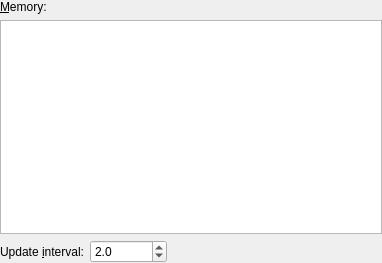
<?xml version="1.0" encoding="UTF-8"?>
<ui version="4.0">
 <class>config</class>
 <widget class="QWidget" name="config">
  <property name="geometry">
   <rect>
    <x>0</x>
    <y>0</y>
    <width>382</width>
    <height>263</height>
   </rect>
  </property>
  <property name="styleSheet">
   <string notr="true"/>
  </property>
  <layout class="QVBoxLayout">
   <property name="margin">
    <number>0</number>
   </property>
   <item>
    <widget class="QLabel" name="label">
     <property name="text">
      <string>&amp;Memory:</string>
     </property>
     <property name="buddy">
      <cstring>treeView</cstring>
     </property>
    </widget>
   </item>
   <item>
    <widget class="QTreeView" name="treeView">
     <property name="rootIsDecorated">
      <bool>false</bool>
     </property>
     <property name="uniformRowHeights">
      <bool>true</bool>
     </property>
     <property name="sortingEnabled">
      <bool>true</bool>
     </property>
    </widget>
   </item>
   <item>
    <layout class="QHBoxLayout">
     <item>
      <widget class="QLabel" name="label_2">
       <property name="text">
        <string>Update &amp;interval:</string>
       </property>
       <property name="alignment">
        <set>Qt::AlignRight|Qt::AlignTrailing|Qt::AlignVCenter</set>
       </property>
       <property name="buddy">
        <cstring>intervalSpinBox</cstring>
       </property>
      </widget>
     </item>
     <item>
      <widget class="QDoubleSpinBox" name="intervalSpinBox">
       <property name="decimals">
        <number>1</number>
       </property>
       <property name="minimum">
        <double>0.100000000000000</double>
       </property>
       <property name="maximum">
        <double>525600.000000000000000</double>
       </property>
       <property name="value">
        <double>2.000000000000000</double>
       </property>
      </widget>
     </item>
     <item>
      <spacer>
       <property name="orientation">
        <enum>Qt::Horizontal</enum>
       </property>
       <property name="sizeHint" stdset="0">
        <size>
         <width>40</width>
         <height>20</height>
        </size>
       </property>
      </spacer>
     </item>
    </layout>
   </item>
  </layout>
 </widget>
 <connections/>
</ui>
